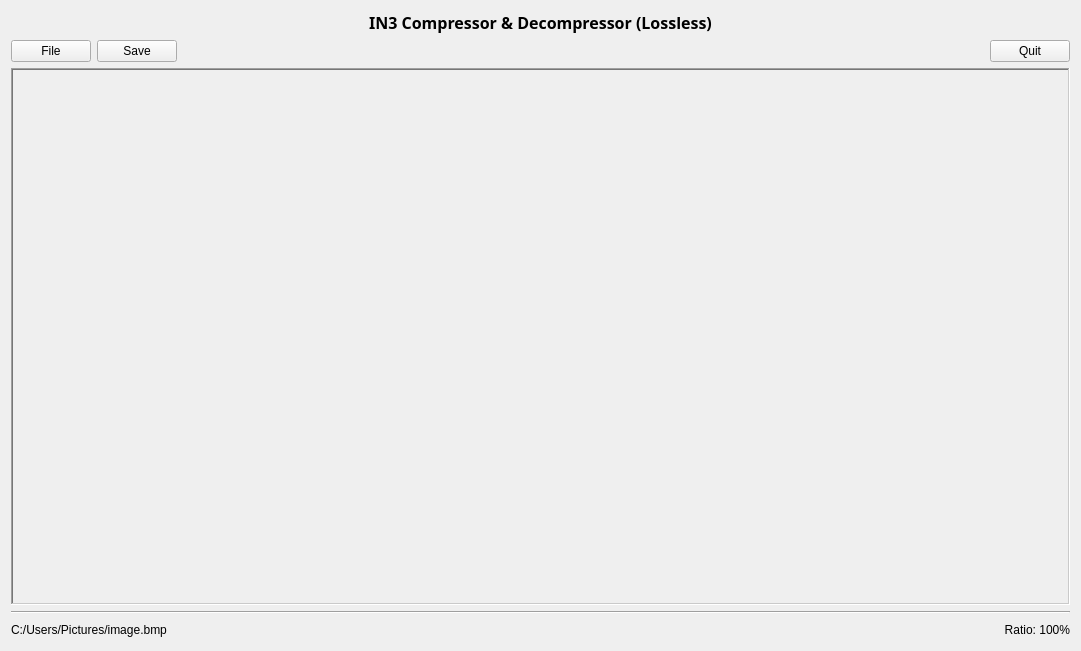
<?xml version="1.0" encoding="UTF-8"?>
<ui version="4.0">
 <class>WindowClass</class>
 <widget class="QMainWindow" name="WindowClass">
  <property name="geometry">
   <rect>
    <x>0</x>
    <y>0</y>
    <width>1081</width>
    <height>651</height>
   </rect>
  </property>
  <property name="windowTitle">
   <string>CMPT 365 Project 2.3 (tmontesa)</string>
  </property>
  <property name="tabShape">
   <enum>QTabWidget::Rounded</enum>
  </property>
  <widget class="QWidget" name="centralWidget">
   <layout class="QGridLayout" name="gridLayout">
    <item row="2" column="0">
     <widget class="QPushButton" name="ButtonFile">
      <property name="text">
       <string>File</string>
      </property>
     </widget>
    </item>
    <item row="2" column="1">
     <widget class="QPushButton" name="ButtonSave">
      <property name="text">
       <string>Save</string>
      </property>
     </widget>
    </item>
    <item row="2" column="3">
     <widget class="QPushButton" name="ButtonQuit">
      <property name="text">
       <string>Quit</string>
      </property>
     </widget>
    </item>
    <item row="2" column="2">
     <spacer name="horizontalSpacer">
      <property name="orientation">
       <enum>Qt::Horizontal</enum>
      </property>
      <property name="sizeHint" stdset="0">
       <size>
        <width>40</width>
        <height>20</height>
       </size>
      </property>
     </spacer>
    </item>
    <item row="1" column="0" colspan="4">
     <widget class="QLabel" name="label_3">
      <property name="sizePolicy">
       <sizepolicy hsizetype="Expanding" vsizetype="Fixed">
        <horstretch>0</horstretch>
        <verstretch>0</verstretch>
       </sizepolicy>
      </property>
      <property name="font">
       <font>
        <family>Arial Nova</family>
        <pointsize>12</pointsize>
        <weight>75</weight>
        <bold>true</bold>
       </font>
      </property>
      <property name="text">
       <string>IN3 Compressor &amp; Decompressor (Lossless)</string>
      </property>
      <property name="alignment">
       <set>Qt::AlignCenter</set>
      </property>
     </widget>
    </item>
    <item row="3" column="0" rowspan="3" colspan="4">
     <widget class="QFrame" name="frame">
      <property name="frameShape">
       <enum>QFrame::WinPanel</enum>
      </property>
      <property name="frameShadow">
       <enum>QFrame::Sunken</enum>
      </property>
      <layout class="QHBoxLayout" name="horizontalLayout">
       <property name="spacing">
        <number>0</number>
       </property>
       <property name="leftMargin">
        <number>0</number>
       </property>
       <property name="topMargin">
        <number>0</number>
       </property>
       <property name="rightMargin">
        <number>0</number>
       </property>
       <property name="bottomMargin">
        <number>0</number>
       </property>
       <item>
        <widget class="ImageCanvas" name="ImageCanvasWidget" native="true"/>
       </item>
      </layout>
     </widget>
    </item>
    <item row="6" column="0" colspan="4">
     <widget class="Line" name="line">
      <property name="orientation">
       <enum>Qt::Horizontal</enum>
      </property>
     </widget>
    </item>
    <item row="7" column="3">
     <widget class="QLabel" name="LabelCompressionRatio">
      <property name="sizePolicy">
       <sizepolicy hsizetype="Minimum" vsizetype="Preferred">
        <horstretch>0</horstretch>
        <verstretch>0</verstretch>
       </sizepolicy>
      </property>
      <property name="text">
       <string>Ratio: 100%</string>
      </property>
      <property name="alignment">
       <set>Qt::AlignRight|Qt::AlignTrailing|Qt::AlignVCenter</set>
      </property>
     </widget>
    </item>
    <item row="7" column="0" colspan="2">
     <widget class="QLabel" name="LabelFilename">
      <property name="sizePolicy">
       <sizepolicy hsizetype="Preferred" vsizetype="Fixed">
        <horstretch>0</horstretch>
        <verstretch>0</verstretch>
       </sizepolicy>
      </property>
      <property name="text">
       <string>C:/Users/Pictures/image.bmp</string>
      </property>
      <property name="alignment">
       <set>Qt::AlignLeading|Qt::AlignLeft|Qt::AlignVCenter</set>
      </property>
     </widget>
    </item>
    <item row="7" column="2">
     <spacer name="horizontalSpacer_2">
      <property name="orientation">
       <enum>Qt::Horizontal</enum>
      </property>
      <property name="sizeHint" stdset="0">
       <size>
        <width>40</width>
        <height>20</height>
       </size>
      </property>
     </spacer>
    </item>
   </layout>
  </widget>
 </widget>
 <layoutdefault spacing="6" margin="11"/>
 <customwidgets>
  <customwidget>
   <class>ImageCanvas</class>
   <extends>QWidget</extends>
   <header>ImageCanvas.h</header>
   <container>1</container>
   <slots>
    <signal>SendCompressionRatio(QString)</signal>
    <signal>SendIN3Stream(QString)</signal>
    <slot>GetFilestream(QString,QString)</slot>
   </slots>
  </customwidget>
 </customwidgets>
 <resources>
  <include location="Window.qrc"/>
 </resources>
 <connections>
  <connection>
   <sender>ButtonQuit</sender>
   <signal>released()</signal>
   <receiver>WindowClass</receiver>
   <slot>close()</slot>
   <hints>
    <hint type="sourcelabel">
     <x>1071</x>
     <y>57</y>
    </hint>
    <hint type="destinationlabel">
     <x>799</x>
     <y>47</y>
    </hint>
   </hints>
  </connection>
  <connection>
   <sender>ButtonFile</sender>
   <signal>released()</signal>
   <receiver>WindowClass</receiver>
   <slot>GetFile()</slot>
   <hints>
    <hint type="sourcelabel">
     <x>12</x>
     <y>46</y>
    </hint>
    <hint type="destinationlabel">
     <x>4</x>
     <y>44</y>
    </hint>
   </hints>
  </connection>
  <connection>
   <sender>WindowClass</sender>
   <signal>SendFilename(QString)</signal>
   <receiver>LabelFilename</receiver>
   <slot>setText(QString)</slot>
   <hints>
    <hint type="sourcelabel">
     <x>3</x>
     <y>532</y>
    </hint>
    <hint type="destinationlabel">
     <x>22</x>
     <y>637</y>
    </hint>
   </hints>
  </connection>
  <connection>
   <sender>WindowClass</sender>
   <signal>SendFilestream(QString,QString)</signal>
   <receiver>ImageCanvasWidget</receiver>
   <slot>GetFilestream(QString,QString)</slot>
   <hints>
    <hint type="sourcelabel">
     <x>799</x>
     <y>341</y>
    </hint>
    <hint type="destinationlabel">
     <x>766</x>
     <y>341</y>
    </hint>
   </hints>
  </connection>
  <connection>
   <sender>ImageCanvasWidget</sender>
   <signal>SendCompressionRatio(QString)</signal>
   <receiver>LabelCompressionRatio</receiver>
   <slot>setText(QString)</slot>
   <hints>
    <hint type="sourcelabel">
     <x>1045</x>
     <y>597</y>
    </hint>
    <hint type="destinationlabel">
     <x>1049</x>
     <y>623</y>
    </hint>
   </hints>
  </connection>
  <connection>
   <sender>ImageCanvasWidget</sender>
   <signal>SendIN3Stream(QString)</signal>
   <receiver>WindowClass</receiver>
   <slot>GetIN3Stream(QString)</slot>
   <hints>
    <hint type="sourcelabel">
     <x>315</x>
     <y>595</y>
    </hint>
    <hint type="destinationlabel">
     <x>314</x>
     <y>622</y>
    </hint>
   </hints>
  </connection>
  <connection>
   <sender>ButtonSave</sender>
   <signal>released()</signal>
   <receiver>WindowClass</receiver>
   <slot>SaveIN3Stream()</slot>
   <hints>
    <hint type="sourcelabel">
     <x>131</x>
     <y>42</y>
    </hint>
    <hint type="destinationlabel">
     <x>206</x>
     <y>42</y>
    </hint>
   </hints>
  </connection>
 </connections>
 <slots>
  <signal>SendFilename(QString)</signal>
  <signal>SendFilestream(QString,QString)</signal>
  <slot>GetFile()</slot>
  <slot>GetIN3Stream(QString)</slot>
  <slot>SaveIN3Stream()</slot>
 </slots>
</ui>
